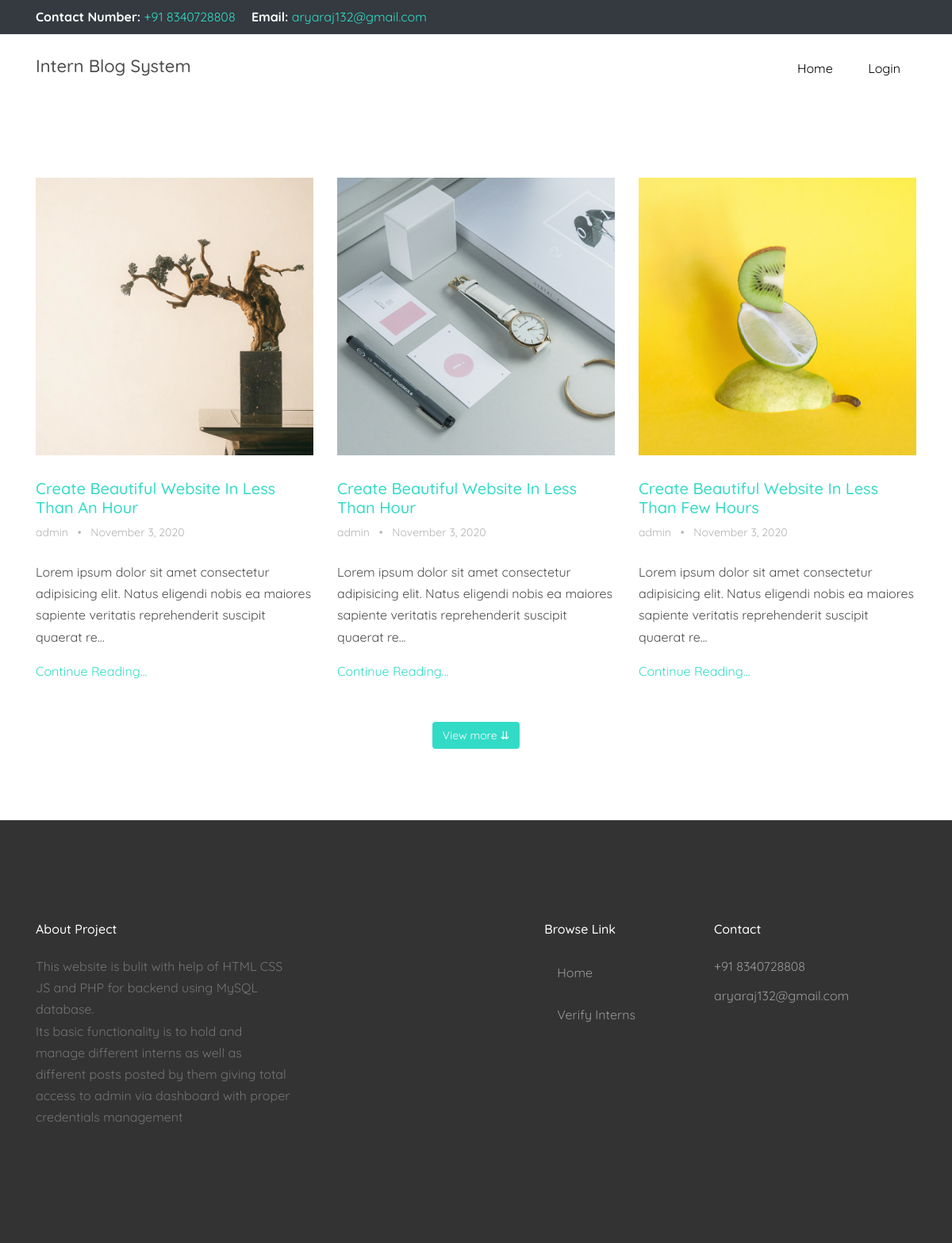
The page / on the database its author committed.
### tables this page shows
CREATE TABLE `posts` (
  `id` int(11) NOT NULL,
  `user_id` varchar(255) NOT NULL,
  `title` varchar(255) NOT NULL,
  `image` varchar(255) NOT NULL,
  `body` text NOT NULL,
  `published` tinyint(4) NOT NULL,
  `created_at` datetime NOT NULL DEFAULT current_timestamp()
);

### php/database/db.php (called while the page is built, shortened)
<?php
require('connect.php');
function execQuery($sql, $data)
{
    global $conn;
        $stmt = $conn->prepare($sql);
        $values = array_values($data);
        $types = str_repeat('s', count($values));
        $stmt ->bind_param($types, ...$values);
        $stmt->execute();
        return $stmt;
}
function selectAll($table, $conditions = []){
    global $conn;
    $sql = "SELECT * FROM $table";
    if(empty($conditions)){
    $stmt = $conn->prepare($sql);
    $stmt->execute();
    $records = $stmt->get_result()->fetch_all(MYSQLI_ASSOC);
    return $records;
    }else
    {
        $i=0;
        foreach($conditions as $key => $value){
            if($i==0){
            $sql = $sql." WHERE $key=?";
            }else{
                $sql = $sql." AND $key=?";
            }
            $i++;
        }
        $stmt = execQuery($sql, $conditions);
        $records = $stmt->get_result()->fetch_all(MYSQLI_ASSOC);
        return $records;
    }
}

### php/controllers/posts.php (called while the page is built, shortened)
<?php
include(ROOT_PATH . '/php/database/db.php');
$table = 'posts';
$posts = selectAll($table);
$count = 3;

### index.php (the view, shortened to what this page needs)
<?php include(ROOT_PATH . "/php/controllers/posts.php"); ?>
<?php $posts = selectAll('posts', ['published' => '1']); ?>
<!DOCTYPE html>
<html lang="en">
<head>
  <link rel="stylesheet" href="fonts/icomoon/style.css">
  <link rel="stylesheet" href="css/bootstrap.min.css">
  <link rel="stylesheet" href="css/jquery-ui.css">
  <link rel="stylesheet" href="css/owl.carousel.min.css">
  <link rel="stylesheet" href="css/owl.theme.default.min.css">
  <link rel="stylesheet" href="css/owl.theme.default.min.css">
  <link rel="stylesheet" href="css/jquery.fancybox.min.css">
  <link rel="stylesheet" href="css/bootstrap-datepicker.css">
  <link rel="stylesheet" href="fonts/flaticon/font/flaticon.css">
  <link rel="stylesheet" href="css/aos.css">
  <link rel="stylesheet" href="css/style.css">
    <link rel="stylesheet" href="css/forms.css">
</head>
<body data-spy="scroll" data-target=".site-navbar-target" data-offset="300">
  <div class="site-wrap">
    <div class="border-bottom top-bar py-2 bg-dark" id="home-section">
      <div class="container">
        <div class="row">
          <div class="col-md-6">
            <p class="mb-0">
              <span class="mr-3"><strong class="text-white">Contact Number:</strong> <a href="tel://+918340728808">+91 8340728808</a></span>
              <span><strong class="text-white">Email:</strong> <a href="mailto://aryaraj132@gmail.com">aryaraj132@gmail.com</a></span>
            </p>
          </div>
        </div>
      </div>
    </div>
    <header class="site-navbar py-4 bg-white js-sticky-header site-navbar-target" role="banner">
      <div class="container">
        <div class="row align-items-center">
          <div class="col-10 col-xl-2">
            <h3 style="width: 200px;font-size:22px;">Intern Blog System</h3>
          </div>
          <div class="col-12 col-md-10 d-none d-xl-block">
            <nav class="site-navigation position-relative text-right" role="navigation">
              <ul class="site-menu main-menu js-clone-nav mr-auto d-none d-lg-block">
                <li><a href="index.php" class="nav-link">Home</a></li>
                <?php if(isset($_SESSION['id'])): ?>
                  <li><a href="<?php echo BASE_URL . 'intern/'?>" class="nav-link">Intern Section</a></li>
                  <li><a href="<?php echo BASE_URL . 'admin/'?>" class="nav-link">Admin Section</a></li>
                <li class="has-children">
                    <span class="text-primary icon-user"></span> Welcome <?php echo $_SESSION['username']; ?>
                    <ul class="dropdown" style="width:240px;">
                    <li><a href="<?php echo BASE_URL . 'logout.php'?>" class="nav-link">Logout</a></li>
                  </ul>
                  </li>
                  <?php else: ?>
                  <li><a href="<?php echo BASE_URL . 'intern/login.php'?>" class="nav-link">Login</a></li>
                <?php endif; ?>
              </ul>
            </nav>
          </div>
        </div>
      </div>
    </header>
    <section class="site-section" id="blog-section" style="margin-top:100px;">
      <div class="container">
        <div class="row">
          <?php foreach ($posts as $post) : ?>
            <?php if ($i<=$count): ?>
            <div class="col-md-6 col-lg-4 mb-4 mb-lg-4">
              <div class="h-entry">
                <a href="single.php?t=<?php echo $post['title'];?>"><img src="<?php echo BASE_URL . '/images/' . $post['image'];?>" alt="Image" class="img-fluid"></a>
                <h2 class="font-size-regular"><a href="single.php?t=<?php echo $post['title'];?>"><?php echo $post['title'];?></a></h2>
                <div class="meta mb-4"><?php echo $post['user_id'];?> <span class="mx-2">&bullet;</span> <?php echo date("F j, Y",strtotime($post['created_at'])); ?></div>
                <p><?php echo html_entity_decode(substr($post['body'], 0, 150) . '...');?></p>
                <p><a href="single.php?t=<?php echo $post['title'];?>">Continue Reading...</a></p>
              </div>
            </div>
            <?php endif; ?>
            <?php $i++; ?>
          <?php endforeach; ?>
        </div>
      </div>
      <form action="index.php" method="get">
        <center>
        <?php if($count<count($posts)): ?>
          <button class="btn btn-post-count" name="view-more">View more &#8650;</button>
        <?php else: ?>
          <button class="btn btn-post-count" name="view-less">View less &#8648;</button>
        <?php endif;?>
        </center>
    </form>
    </section>
    <footer class="site-footer">
      <div class="container">
        <div class="row">
          <div class="col-md-9">
            <div class="row">
              <div class="col-md-5">
                <h2 class="footer-heading mb-4">About Project</h2>
                <p>This website is bulit with help of HTML CSS JS and PHP for backend using MySQL database. <br /> Its basic functionality is to hold and manage different interns as well as different posts posted by them giving total access to admin via dashboard with proper credentials management </p>
              </div>
              <div class="col-md-3 ml-auto">
                <h2 class="footer-heading mb-4">Browse Link</h2>
                <ul class="list-unstyled">
                  <li><a href="<?php echo BASE_URL . 'index.php'?>" class="nav-link">Home</a></li>
                  <li><a href="<?php echo BASE_URL . 'intern/verify.php'?>" class="nav-link">Verify Interns</a></li>
                </ul>
              </div>
            </div>
          </div>
          <div class="col-md-3">
            <h2 class="footer-heading mb-4">Contact</h2>
            <ul class="list-unstyled">
              <li><a href="tel:8340728808">+91 8340728808</a></li>
              <li><a href="mailto:aryaraj132@gmail.com">aryaraj132@gmail.com</a></li>
            </ul>
          </div>
        </div>
      </div>
  </div>
</body>
</html>

### css/style.css (style rules this page uses)
body { line-height: 1.7; color: #4d4d4d; font-weight: 400; font-size: 1rem; }
a { -webkit-transition: .3s all ease; -o-transition: .3s all ease; transition: .3s all ease; }
h1, h2, h3, h4, h5, .h1, .h2, .h3, .h4, .h5 { font-family: "Quicksand", -apple-system, BlinkMacSystemFont, "Segoe UI", Roboto, "Helvetica Neue", Arial, sans-serif, "Apple Color Emoji", "Segoe UI Emoji", "Segoe UI Symbol", "Noto Color Emoji"; }
.site-wrap:before { display: none; -webkit-transition: .3s all ease-in-out; -o-transition: .3s all ease-in-out; transition: .3s all ease-in-out; background: rgba(0, 0, 0, 0.6); content: ""; position: absolute; z-index: 2000; top: 0; left: 0; right: 0; bottom: 0; opacity: 0; visibility: hidden; }
.btn { border-radius: 30px; }
.site-section { padding: 2.5em 0; }
@media (min-width: 768px) { .site-section { padding: 5em 0; } }
.site-footer { padding: 4em 0; background: #333333; }
@media (min-width: 768px) { .site-footer { padding: 8em 0; } }
.site-footer p { color: #737373; }
.site-footer h2, .site-footer h3, .site-footer h4, .site-footer h5 { color: #fff; }
.site-footer a { color: #999999; }
.site-footer ul li { margin-bottom: 10px; }
.site-footer .footer-heading { font-size: 16px; color: #fff; }
.top-bar { border-bottom: 1px solid #e9ecef !important; }
.site-navbar { margin-bottom: 0px; z-index: 1999; position: relative; width: 100%; background: #fff; }
.site-navbar .site-navigation .site-menu { margin-bottom: 0; }
.site-navbar .site-navigation .site-menu a { text-decoration: none !important; display: inline-block; }
.site-navbar .site-navigation .site-menu > li { display: inline-block; }
.site-navbar .site-navigation .site-menu > li > a { padding: 5px 20px; color: #000; display: inline-block; text-decoration: none !important; }
.site-mobile-menu .site-nav-wrap { padding: 0; margin: 0; list-style: none; position: relative; }
.site-mobile-menu .site-nav-wrap a { padding: 10px 20px; display: block; position: relative; color: #212529; }
.site-mobile-menu .site-nav-wrap li { position: relative; display: block; }
.site-mobile-menu .site-nav-wrap > li { display: block; position: relative; float: left; width: 100%; }
.site-mobile-menu .site-nav-wrap > li > a { padding-left: 20px; font-size: 20px; }
.sticky-wrapper .site-navbar { -webkit-transition: .3s all ease; -o-transition: .3s all ease; transition: .3s all ease; }
.h-entry img { margin-bottom: 30px; }
.h-entry .meta { color: #b3b3b3; font-size: 14px; }
.h-entry h2 { font-size: 20px; }

### css/forms.css (style rules this page uses)
.btn { display: inline-block; padding: 6px 12px; margin: 10px 0 10px 0; font-size: 14px; font-weight: normal; line-height: 1.42857143; text-align: center; white-space: nowrap; vertical-align: middle; cursor: pointer; -webkit-user-select: none; -moz-user-select: none; -ms-user-select: none; user-select: none; background-image: none; border: 1px solid transparent; border-radius: 4px; }
.btn-post-count { background:#32dbc6; color:#fff; }

### rows shown on the page
posts: image (picture), title "Create Beautiful Website In Less Than An Hour", user "admin", created_at "November 3, 2020", body "Lorem ipsum dolor sit amet consectetur adipisicing elit. Natus eligendi nobis ea maiores sapiente veritatis reprehenderit suscipit quaerat re..."
posts: image (picture), title "Create Beautiful Website In Less Than Hour", user "admin", created_at "November 3, 2020", body "Lorem ipsum dolor sit amet consectetur adipisicing elit. Natus eligendi nobis ea maiores sapiente veritatis reprehenderit suscipit quaerat re..."
posts: image (picture), title "Create Beautiful Website In Less Than Few Hours", user "admin", created_at "November 3, 2020", body "Lorem ipsum dolor sit amet consectetur adipisicing elit. Natus eligendi nobis ea maiores sapiente veritatis reprehenderit suscipit quaerat re..."
